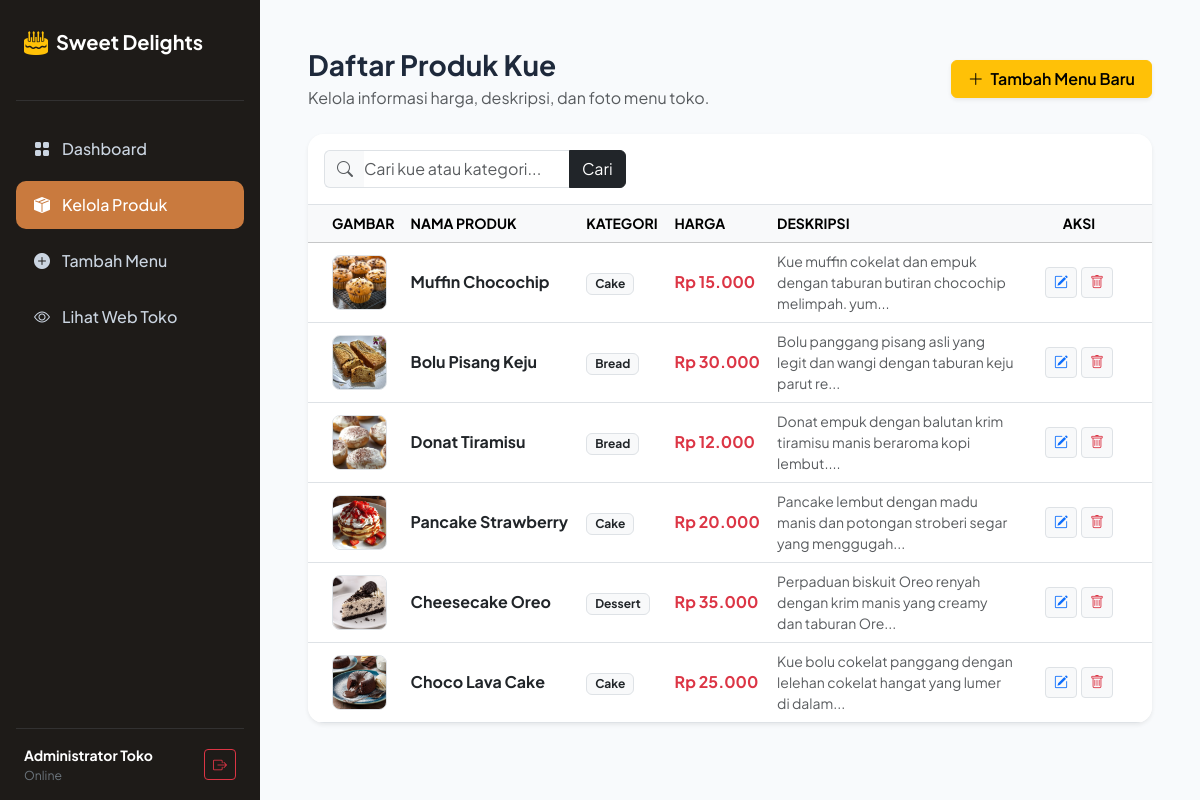
/admin/produk.php (signed in), run on the app's committed database.
### tables this page shows
CREATE TABLE `produk` (
  `id` int(11) NOT NULL,
  `nama` varchar(150) NOT NULL,
  `kategori` varchar(50) NOT NULL,
  `harga` int(11) NOT NULL,
  `deskripsi` text NOT NULL,
  `gambar` varchar(255) DEFAULT 'default.jpg',
  `created_at` timestamp NOT NULL DEFAULT current_timestamp()
);

### admin/produk.php (the view, shortened to what this page needs)
<?php
require_once "../config/database.php";
$search = trim($_GET['q'] ?? '');
if ($search !== '') {
    $search_safe = mysqli_real_escape_string($conn, $search);
    $query = "SELECT * FROM produk WHERE nama LIKE '%$search_safe%' OR kategori LIKE '%$search_safe%' ORDER BY id DESC";
} else {
    $query = "SELECT * FROM produk ORDER BY id DESC";
}
$result = mysqli_query($conn, $query);
?>
<!DOCTYPE html>
<html lang="id">
<head>
    <link href="https://cdn.jsdelivr.net/npm/bootstrap@5.3.3/dist/css/bootstrap.min.css" rel="stylesheet">
    <link href="https://cdn.jsdelivr.net/npm/bootstrap-icons@1.11.3/font/bootstrap-icons.css" rel="stylesheet">
</head>
<body>
<div class="d-flex">
    <div class="sidebar p-3 text-white d-none d-lg-flex flex-column flex-shrink-0">
        <div class="d-flex align-items-center gap-2 mb-4 px-2 pt-2">
            <span class="fs-4 text-warning"><i class="bi bi-cake2-fill"></i></span>
            <span class="fs-5 fw-bold text-white tracking-wide">Sweet Delights</span>
        </div>
        <hr class="border-secondary mb-4 opacity-25">
        <ul class="nav flex-column gap-2 mb-auto">
            <li><a href="index.php" class="nav-link-custom"><i class="bi bi-grid-fill"></i> Dashboard</a></li>
            <li><a href="produk.php" class="nav-link-custom active"><i class="bi bi-box-seam-fill"></i> Kelola Produk</a></li>
            <li><a href="tambah.php" class="nav-link-custom"><i class="bi bi-plus-circle-fill"></i> Tambah Menu</a></li>
            <li><a href="../index.php" target="_blank" class="nav-link-custom"><i class="bi bi-eye"></i> Lihat Web Toko</a></li>
        </ul>
        <hr class="border-secondary opacity-25">
        <div class="d-flex align-items-center justify-content-between px-2">
            <div class="small">
                <div class="fw-bold"><?= htmlspecialchars($_SESSION['admin_nama'] ?? 'Admin'); ?></div>
                <div class="text-secondary small">Online</div>
            </div>
            <a href="logout.php" class="btn btn-sm btn-outline-danger" title="Logout" onclick="return confirm('Apakah Anda yakin ingin keluar?');">
                <i class="bi bi-box-arrow-right"></i>
            </a>
        </div>
    </div>
    <div class="flex-grow-1 p-4 p-md-5">
        <div class="d-flex flex-wrap justify-content-between align-items-center mb-4 gap-3">
            <div>
                <h3 class="fw-bold mb-1">Daftar Produk Kue</h3>
                <p class="text-muted mb-0">Kelola informasi harga, deskripsi, dan foto menu toko.</p>
            </div>
            <div class="d-flex gap-2">
                <a href="tambah.php" class="btn btn-warning fw-semibold shadow-sm px-3">
                    <i class="bi bi-plus-lg me-1"></i> Tambah Menu Baru
                </a>
            </div>
        </div>
        <div class="card border-0 shadow-sm rounded-4 bg-white overflow-hidden">
            <div class="card-header bg-white p-3 border-bottom d-flex flex-wrap justify-content-between align-items-center gap-2">
                <form class="d-flex gap-2" method="GET" action="produk.php" style="max-width: 350px;">
                    <div class="input-group">
                        <span class="input-group-text bg-light border-end-0"><i class="bi bi-search text-muted"></i></span>
                        <input type="text" name="q" class="form-control border-start-0 ps-0" placeholder="Cari kue atau kategori..." value="<?= htmlspecialchars($search); ?>">
                        <button type="submit" class="btn btn-dark">Cari</button>
                    </div>
                </form>
            </div>
            <div class="table-responsive">
                <table class="table table-hover align-middle mb-0">
                    <thead class="table-light small text-muted">
                        <tr>
                            <th class="ps-4" width="80">GAMBAR</th>
                            <th>NAMA PRODUK</th>
                            <th>KATEGORI</th>
                            <th>HARGA</th>
                            <th>DESKRIPSI</th>
                            <th class="text-center pe-4" width="130">AKSI</th>
                        </tr>
                    </thead>
                    <tbody>
                        <?php if ($result && mysqli_num_rows($result) > 0): ?>
                            <?php while ($row = mysqli_fetch_assoc($result)) : ?>
                                <tr>
                                    <td class="ps-4">
                                        <img src="../uploads/produk/<?= htmlspecialchars($row['gambar']); ?>" class="rounded-3 border" width="55" height="55" style="object-fit:cover;" onerror="this.src='https://images.unsplash.com/photo-1535141192574-5d4897c13136?auto=format&fit=crop&w=100&q=80'">
                                    </td>
                                    <td>
                                        <div class="fw-bold text-dark"><?= htmlspecialchars($row['nama']); ?></div>
                                    </td>
                                    <td>
                                        <span class="badge bg-light text-dark border px-2 py-1"><?= htmlspecialchars($row['kategori']); ?></span>
                                    </td>
                                    <td class="fw-bold text-danger">
                                        Rp <?= number_format($row['harga'], 0, ',', '.'); ?>
                                    </td>
                                    <td class="text-muted small" style="max-width: 250px;">
                                        <?= substr(htmlspecialchars($row['deskripsi']), 0, 75); ?>...
                                    </td>
                                    <td class="text-center pe-4">
                                        <div class="d-inline-flex gap-1">
                                            <a href="edit.php?id=<?= $row['id']; ?>" class="btn btn-sm btn-light border text-primary" title="Edit"><i class="bi bi-pencil-square"></i></a>
                                            <a href="hapus.php?id=<?= $row['id']; ?>" class="btn btn-sm btn-light border text-danger" onclick="return confirm('Apakah Anda yakin ingin menghapus produk ini?');" title="Hapus"><i class="bi bi-trash"></i></a>
                                        </div>
                                    </td>
                                </tr>
                            <?php endwhile; ?>
                        <?php endif; ?>
                    </tbody>
                </table>
            </div>
        </div>
    </div>
</div>
</body>
</html>

### admin/produk.php (style rules this page uses)
body { font-family: 'Plus Jakarta Sans', sans-serif; background-color: #f8fafc; color: #1e293b; }
.sidebar { width: 260px; background: #1e1b18; min-height: 100vh; }
.nav-link-custom { color: #cbd5e1; padding: 12px 18px; border-radius: 10px; display: flex; align-items: center; gap: 12px; text-decoration: none; transition: all 0.2s; font-weight: 500; }
.nav-link-custom:hover, .nav-link-custom.active { background-color: #c97a3e; color: #ffffff; }

### data on the page
produk: gambar (picture), nama "Muffin Chocochip", kategori "Cake", harga "15.000", deskripsi "Kue muffin cokelat dan empuk dengan taburan butiran chocochip melimpah. yum"
produk: gambar (picture), nama "Bolu Pisang Keju", kategori "Bread", harga "30.000", deskripsi "Bolu panggang pisang asli yang legit dan wangi dengan taburan keju parut re"
produk: gambar (picture), nama "Donat Tiramisu", kategori "Bread", harga "12.000", deskripsi "Donat empuk dengan balutan krim tiramisu manis beraroma kopi lembut."
produk: gambar (picture), nama "Pancake Strawberry", kategori "Cake", harga "20.000", deskripsi "Pancake lembut dengan madu manis dan potongan stroberi segar yang menggugah"
produk: gambar (picture), nama "Cheesecake Oreo", kategori "Dessert", harga "35.000", deskripsi "Perpaduan biskuit Oreo renyah dengan krim manis yang creamy dan taburan Ore"
produk: gambar (picture), nama "Choco Lava Cake", kategori "Cake", harga "25.000", deskripsi "Kue bolu cokelat panggang dengan lelehan cokelat hangat yang lumer di dalam"

### other printed values
$_SESSION['admin_nama'] "Administrator Toko"
